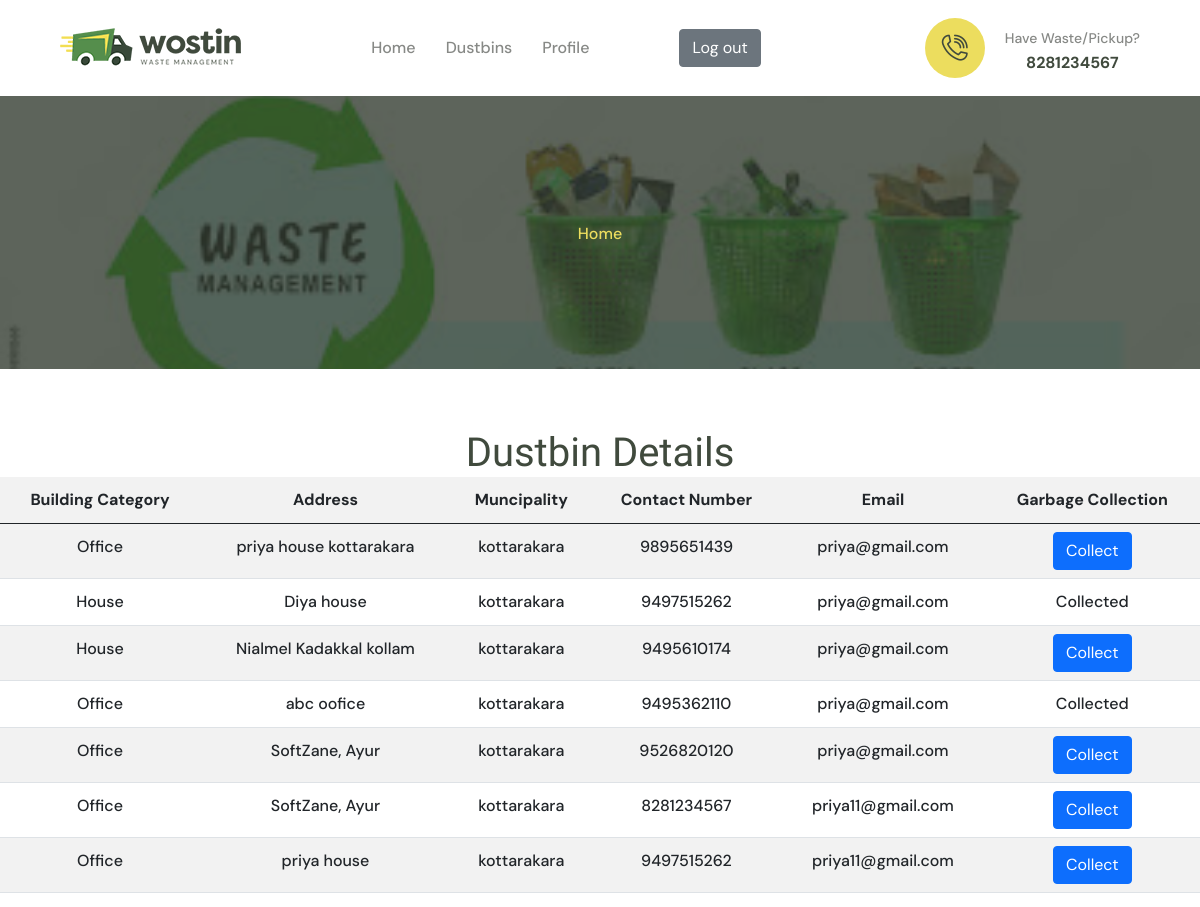
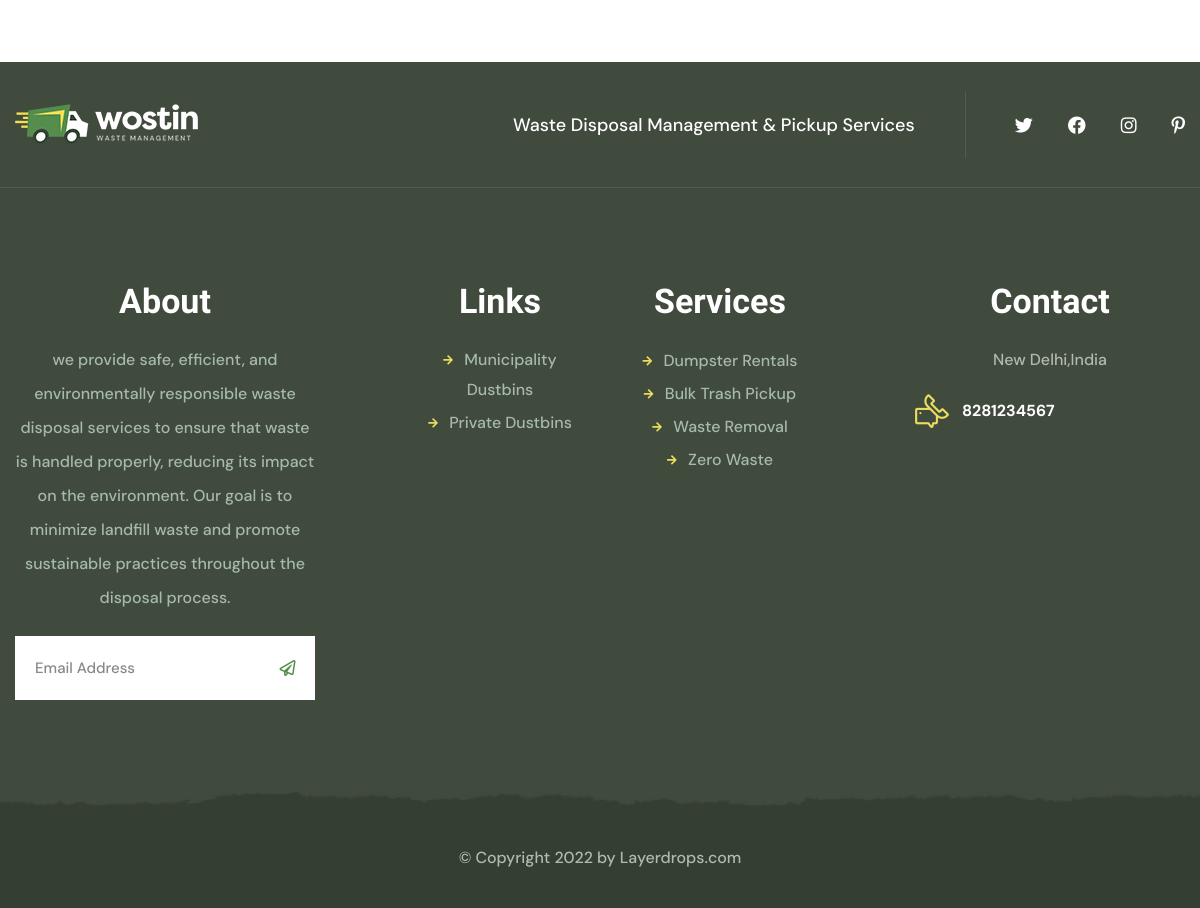
The page /dustbin_harithakarma_view on the database its author committed (2 pictures, top to bottom).
### swmapp/models.py (models this page shows)
class DustbinReg(models.Model):
    building_category = models.CharField(max_length=100)
    address = models.TextField()
    muncipality= models.ForeignKey(MuncipalityReg,on_delete=models.CASCADE)
    contact_no = models.IntegerField()
    login_id = models.ForeignKey(LoginTable,on_delete=models.CASCADE,related_name='public')
    date =  models.DateField(auto_now_add=True)
    status = models.IntegerField(default=0)
    collection_status = models.IntegerField(default=0)

class MuncipalityReg(models.Model):
    muncipality_name = models.CharField(max_length=100)
    address = models.TextField()
    city = models.CharField(max_length=100)
    thaluk = models.CharField(max_length=100)
    contact_no = models.IntegerField()
    login_id = models.ForeignKey(LoginTable,on_delete=models.CASCADE)
    def __str__(self):
         return self.muncipality_name

class LoginTable(models.Model):
    email = models.EmailField(unique=True)
    password = models.CharField(max_length=10)
    usertype = models.CharField(max_length=20,null=True)
    status = models.IntegerField(default=0)

### swmapp/views.py (the view)
# urls.py: path('dustbin_harithakarma_view', views.dustbin_harithakarma_view, name='dustbin_harithakarma_view'),
def dustbin_harithakarma_view(request):
    login_id = request.session.get('publicid')
    try:
        data = DustbinReg.objects.all()
        print(data)
        return render(request, 'dustbin_harithakarma_view.html', {'dustbin_harithakarma_view': data})
    except DustbinReg.DoesNotExist:
        return render(request, 'dustbin_harithakarma_view.html', {'error': 'user not found.'})

### swmapp/templates/dustbin_harithakarma_view.html (shortened to what this page needs)
{% extends 'harithakarma_header.html' %}
{% block content %}
<html>
<head>
</head>
<body align="center">
    <h1> Dustbin Details</h1>
    <table class="table table-striped" align="center">
        <tr>
            <th>Building Category</th>
            <th>Address</th>
            <th>Muncipality</th>
            <th>Contact Number</th>
            <th>Email</th>
            <th>Garbage Collection</th>
          </tr>
        <tbody>
          {% for data in dustbin_harithakarma_view %}
           <tr>
           {% if data.building_category == '100' %}
           <td>Office</td>
           {% else %}
           <td> House </td>
          {% endif %}
           <td>{{ data.address }}</td>
           <td>{{ data.muncipality }}</td>
           <td>{{ data.contact_no }}</td>
           <td>{{ data.login_id.email }}</td>
           {% if data.collection_status == 1 %}
           <td>Collected</td>
           {% else %}
           <td><a class="btn btn-primary" href="{% url 'wastecollection' data.id %}">Collect</a></td>
           {% endif %}
           </tr>
          {% endfor %}
        </tbody>
    </table>
</body>
</html>
{% endblock %}

### swmapp/templates/harithakarma_header.html (shortened to what this page needs)
{% load static %}
<!DOCTYPE html>
<html lang="en">
<head>
    <link rel="stylesheet" href="{% static 'usertemplate/assets/vendors/bootstrap/css/bootstrap.min.css' %}" />
    <link rel="stylesheet" href="{% static 'usertemplate/assets/vendors/animate/animate.min.css' %}" />
    <link rel="stylesheet" href="{% static 'usertemplate/assets/vendors/animate/custom-animate.css' %}" />
    <link rel="stylesheet" href="{% static 'usertemplate/assets/vendors/fontawesome/css/all.min.css' %}" />
    <link rel="stylesheet" href="{% static 'usertemplate/assets/vendors/jarallax/jarallax.css' %}" />
    <link rel="stylesheet" href="{% static 'usertemplate/assets/vendors/jquery-magnific-popup/jquery.magnific-popup.css' %}" />
    <link rel="stylesheet" href="{% static 'usertemplate/assets/vendors/nouislider/nouislider.min.css' %}" />
    <link rel="stylesheet" href="{% static 'usertemplate/assets/vendors/nouislider/nouislider.pips.css' %}" />
    <link rel="stylesheet" href="{% static 'usertemplate/assets/vendors/odometer/odometer.min.css' %}" />
    <link rel="stylesheet" href="{% static 'usertemplate/assets/vendors/swiper/swiper.min.css' %}" />
    <link rel="stylesheet" href="{% static 'usertemplate/assets/vendors/wostin-icons/style.css' %}">
    <link rel="stylesheet" href="{% static 'usertemplate/assets/vendors/tiny-slider/tiny-slider.min.css' %}" />
    <link rel="stylesheet" href="{% static 'usertemplate/assets/vendors/reey-font/stylesheet.css' %}" />
    <link rel="stylesheet" href="{% static 'usertemplate/assets/vendors/owl-carousel/owl.carousel.min.css' %}" />
    <link rel="stylesheet" href="{% static 'usertemplate/assets/vendors/owl-carousel/owl.theme.default.min.css' %}" />
    <link rel="stylesheet" href="{% static 'usertemplate/assets/vendors/bxslider/jquery.bxslider.css' %}" />
    <link rel="stylesheet" href="{% static 'usertemplate/assets/vendors/bootstrap-select/css/bootstrap-select.min.css' %}" />
    <link rel="stylesheet" href="{% static 'usertemplate/assets/vendors/vegas/vegas.min.css' %}" />
    <link rel="stylesheet" href="{% static 'usertemplate/assets/vendors/jquery-ui/jquery-ui.css' %}" />
    <link rel="stylesheet" href="{% static 'usertemplate/assets/vendors/timepicker/timePicker.css' %}" />
    <link rel="stylesheet" href="{% static 'usertemplate/assets/css/wostin.css' %}" />
    <link rel="stylesheet" href="{% static 'usertemplate/assets/css/wostin-responsive.css' %}" />
</head>
<body>
    <div class="page-wrapper">
        <header class="main-header clearfix">
            <div class="main-header__inner clearfix">
                <div class="main-header__logo">
                    <a href=""><img src="{% static 'usertemplate/assets/images/resources/logo-1.png' %}" alt=""></a>
                </div>
                <div class="main-menu__menu-box">
                    <div class="main-menu__menu-bottom">
                        <nav class="main-menu clearfix">
                            <div class="main-menu__main-menu-box">
                                <ul class="main-menu__list">
                                    <li class="dropdown">
                                        <a href="{% url 'harithakarma_home' %}">Home</a>
                                    </li>
                                    <li class="dropdown">
                                        <a href="#">Dustbins</a>
                                    </li>
                                    <li class="dropdown">
                                        <a href="{% url 'harithakarma_update' %}">Profile</a>
                                    </li>
                                    <div class="main-menu-two__btn-box">
                                        <li> <a href="{% url 'logout' %}" class="btn btn-secondary">Log out</a></li>
                                     </div>
                                </ul>
                            </div>
                        </nav>
                    </div>
                </div>
                <div class="main-header__right">
                    <div class="main-header__right__call-icon">
                        <span class="icon-phone-ringing"></span>
                    </div>
                    <div class="main-header__right-call-number">
                        <p>Have Waste/Pickup?</p>
                        <h5><a href="tel:12463330088">8281234567</a></h5>
                    </div>
                </div>
            </div>
        </header>
          <section class="page-header">
            <div class="page-header-bg" style="background-image: url({% static 'usertemplate/assets/images/backgrounds/banner3.jpg' %})">
            </div>
            <div class="container">
                <div class="page-header__inner">
                    <ul class="thm-breadcrumb list-unstyled">
                        <li><a href="{% url 'harithakarma_home' %}">Home</a></li>
                    </ul>
                </div>
            </div>
        </section>
        <br>
        <br>
        {% block content %}
        {% endblock %}
        <br>
        <br>
        <footer class="site-footer">
            <div class="site-footer-bg" style="background-image: url(assets/images/backgrounds/site-footer-bg.jpg'%});">
            </div>
            <div class="site-footer__top">
                <div class="container">
                    <div class="site-footer__top-inner">
                        <div class="site-footer__top-logo">
                            <a href="index.html"><img src="{% static 'usertemplate/assets/images/resources/footer-logo.png'%}" alt=""></a>
                        </div>
                        <div class="site-footer__top-right">
                            <p class="site-footer__top-right-text">Waste Disposal Management & Pickup Services</p>
                            <div class="site-footer__social">
                                <a href="#"><i class="fab fa-twitter"></i></a>
                                <a href="#"><i class="fab fa-facebook"></i></a>
                                <a href="#"><i class="fab fa-instagram"></i></a>
                                <a href="#"><i class="fab fa-pinterest-p"></i></a>
                            </div>
                        </div>
                    </div>
                </div>
            </div>
            <div class="site-footer__middle">
                <div class="container">
                    <div class="row">
                        <div class="col-xl-4 col-lg-6 col-md-6 wow fadeInUp" data-wow-delay="100ms">
                            <div class="footer-widget__column footer-widget__about">
                                <h3 class="footer-widget__title">About</h3>
                                <div class="footer-widget__about-text-box">
                                    <p class="footer-widget__about-text"> we provide safe, efficient, and environmentally responsible waste disposal services to ensure that waste is handled properly, reducing its impact on the environment. Our goal is to minimize landfill waste and promote sustainable practices throughout the disposal process. </p>
                                </div>
                                <form class="footer-widget__newsletter-form">
                                    <div class="footer-widget__newsletter-input-box">
                                        <input type="email" placeholder="Email Address" name="email">
                                        <button type="submit" class="footer-widget__newsletter-btn"><i
                                                class="far fa-paper-plane"></i></button>
                                    </div>
                                </form>
                            </div>
                        </div>
                        <div class="col-xl-2 col-lg-6 col-md-6 wow fadeInUp" data-wow-delay="200ms">
                            <div class="footer-widget__column footer-widget__links clearfix">
                                <h3 class="footer-widget__title">Links</h3>
                                <ul class="footer-widget__links-list list-unstyled clearfix">
                                    <li><a href="{% url 'dustbin_harithakarma_search' %}">Municipality Dustbins</a></li>
                                    <li><a href="{% url 'dustbin_harithakarma_view' %}">Private Dustbins</a></li>
                                </ul>
                            </div>
                        </div>
                        <div class="col-xl-3 col-lg-6 col-md-6 wow fadeInUp" data-wow-delay="300ms">
                            <div class="footer-widget__column footer-widget__services clearfix">
                                <h3 class="footer-widget__title">Services</h3>
                                <ul class="footer-widget__services-list list-unstyled clearfix">
                                    <li><a href="">Dumpster Rentals</a></li>
                                    <li><a href="">Bulk Trash Pickup</a></li>
                                    <li><a href="">Waste Removal</a></li>
                                    <li><a href="">Zero Waste</a></li>
                                </ul>
                            </div>
                        </div>
                        <div class="col-xl-3 col-lg-6 col-md-6 wow fadeInUp" data-wow-delay="400ms">
                            <div class="footer-widget__column footer-widget__contact clearfix">
                                <h3 class="footer-widget__title">Contact</h3>
                                <p class="footer-widget__contact-text">
                                    New Delhi,India</p>
                                <div class="footer-widget__contact-info">
                                    <div class="footer-widget__contact-icon">
                                        <span class="icon-contact"></span>
                                    </div>
                                    <div class="footer-widget__contact-content">
                                        <p class="footer-widget__contact-mail-phone">
                                            <a href="tel:2463330088" class="footer-widget__contact-phone">8281234567</a>
                                        </p>
                                    </div>
                                </div>
                            </div>
                        </div>
                    </div>
                </div>
            </div>
            <div class="site-footer__bottom">
                <div class="site-footer-bottom-shape"
                    style="background-image: url({% static 'usertemplate/assets/images/shapes/site-footer-bottom-shape.png'%});"></div>
                <div class="container">
                    <div class="row">
                        <div class="col-xl-12">
                            <div class="site-footer__bottom-inner">
                                <p class="site-footer__bottom-text">© Copyright 2022 by <a href="#">Layerdrops.com</a>
                                </p>
                            </div>
                        </div>
                    </div>
                </div>
            </div>
        </footer>

### swmapp/static/usertemplate/assets/css/wostin-responsive.css (style rules this page uses)
@media only screen and (min-width: 1200px) and (max-width: 1399px) { .main-menu__menu-box { width: 60%; } }
@media only screen and (min-width: 1200px) and (max-width: 1399px) { .main-header__logo { padding: 27.5px 0; } }
@media only screen and (min-width: 1200px) and (max-width: 1399px) { .main-header__right { padding: 18px 0; } }
@media only screen and (min-width: 1200px) and (max-width: 1399px) { .main-menu .main-menu__list>li+li { margin-left: 30px; } }

### rows shown on the page
DustbinReg: building_category "Office", address "priya house kottarakara", muncipality "kottarakara", contact_no "9895651439", login_id.email "priya@gmail.com", collection_status "Collect"
DustbinReg: building_category "House", address "Diya house", muncipality "kottarakara", contact_no "9497515262", login_id.email "priya@gmail.com", collection_status "Collected"
DustbinReg: building_category "House", address "Nialmel Kadakkal kollam", muncipality "kottarakara", contact_no "9495610174", login_id.email "priya@gmail.com", collection_status "Collect"
DustbinReg: building_category "Office", address "abc oofice", muncipality "kottarakara", contact_no "9495362110", login_id.email "priya@gmail.com", collection_status "Collected"
DustbinReg: building_category "Office", address "SoftZane, Ayur", muncipality "kottarakara", contact_no "9526820120", login_id.email "priya@gmail.com", collection_status "Collect"
DustbinReg: building_category "Office", address "SoftZane, Ayur", muncipality "kottarakara", contact_no "8281234567", login_id.email "priya11@gmail.com", collection_status "Collect"
DustbinReg: building_category "Office", address "priya house", muncipality "kottarakara", contact_no "9497515262", login_id.email "priya11@gmail.com", collection_status "Collect"
